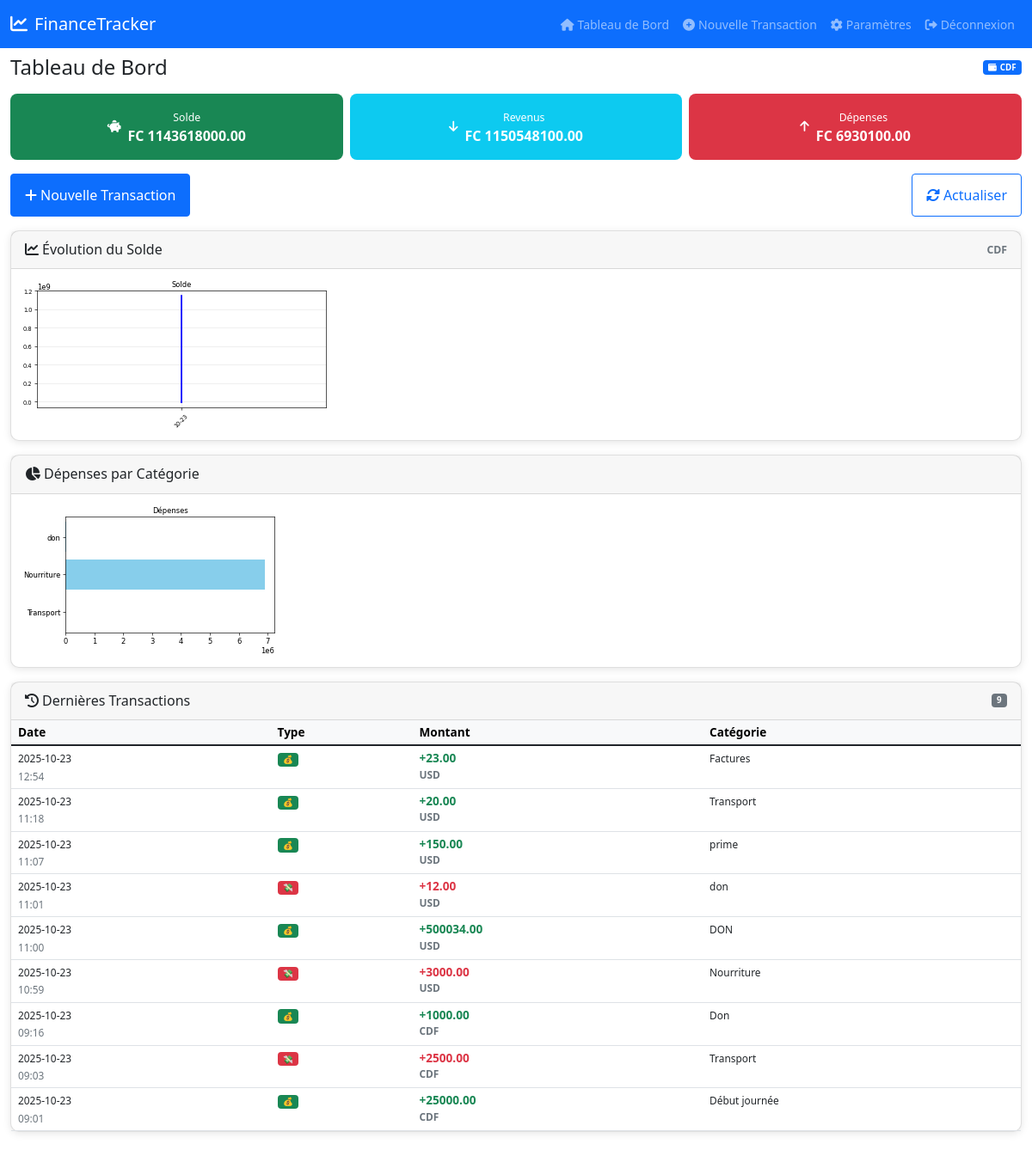
/dashboard (signed in), run on the app's committed database.
### tables this page shows
CREATE TABLE users (
            id INTEGER PRIMARY KEY AUTOINCREMENT,
            username TEXT UNIQUE NOT NULL,
            password TEXT NOT NULL,
            created_at TIMESTAMP DEFAULT CURRENT_TIMESTAMP
        , default_currency TEXT DEFAULT 'USD');

CREATE TABLE transactions (
            id INTEGER PRIMARY KEY AUTOINCREMENT,
            user_id INTEGER NOT NULL,
            amount REAL NOT NULL,
            type TEXT NOT NULL CHECK(type IN ('income', 'expense')),
            category TEXT,
            description TEXT,
            date TIMESTAMP DEFAULT CURRENT_TIMESTAMP, currency TEXT DEFAULT 'USD',
            FOREIGN KEY (user_id) REFERENCES users (id)
        );

### app.py (the view)
@app.route('/dashboard')
def dashboard():
    if 'user_id' not in session:
        return redirect('/login')
    user_id = session['user_id']
    user_currency = get_user_currency(user_id)
    conn = database.get_db_connection()
    transactions = conn.execute('SELECT amount, currency, type FROM transactions WHERE user_id = ?', (user_id,)).fetchall()
    total_income = 0
    total_expenses = 0
    for trans in transactions:
        amount_in_user_currency = convert_currency(trans['amount'], trans['currency'], user_currency)
        if trans['type'] == 'income':
            total_income += amount_in_user_currency
        else:
            total_expenses += amount_in_user_currency
    balance = total_income - total_expenses
    transactions = conn.execute('''
        SELECT * FROM transactions WHERE user_id = ? ORDER BY date DESC LIMIT 10
    ''', (user_id,)).fetchall()
    conn.close()
    graph_evolution = generate_mobile_balance_chart(user_id, user_currency)
    graph_categories = generate_mobile_expense_chart(user_id, user_currency)
    return render_template('dashboard.html',
                         balance=balance,
                         total_income=total_income,
                         total_expenses=total_expenses,
                         transactions=transactions,
                         user_currency=user_currency,
                         graph_evolution=graph_evolution,
                         graph_categories=graph_categories)

### app.py (called while the page is built)
def convert_currency(amount, from_currency, to_currency):
    if from_currency == to_currency:
        return amount
    if from_currency in EXCHANGE_RATES and to_currency in EXCHANGE_RATES[from_currency]:
        return amount * EXCHANGE_RATES[from_currency][to_currency]
    return amount

def get_user_currency(user_id):
    conn = database.get_db_connection()
    try:
        user = conn.execute('SELECT default_currency FROM users WHERE id = ?', (user_id,)).fetchone()
        return user['default_currency'] if user and user['default_currency'] else 'USD'
    except sqlite3.OperationalError:
        return 'USD'
    finally:
        conn.close()

### database.py (called while the page is built)
def get_db_connection():
    conn = sqlite3.connect('finance.db')
    conn.row_factory = sqlite3.Row
    return conn

### templates/dashboard.html (shortened to what this page needs)
{% extends "base.html" %}
{% block content %}
<div class="fade-in">
    <div class="d-flex justify-content-between align-items-center mb-3">
        <h4 class="mb-0">Tableau de Bord</h4>
        <span class="badge bg-primary">
            <i class="fas fa-wallet me-1"></i>{{ user_currency }}
        </span>
    </div>
    <div class="stats-grid">
        <div class="stats-card bg-success">
            <div class="d-flex align-items-center justify-content-center">
                <i class="fas fa-piggy-bank me-2"></i>
                <div>
                    <small>Solde</small>
                    <div class="fw-bold fs-6">
                        {% if user_currency == 'USD' %}$
                        {% elif user_currency == 'CDF' %}FC
                        {% endif %}
                        {{ "%.2f"|format(balance) }}
                    </div>
                </div>
            </div>
        </div>
        <div class="stats-card bg-info">
            <div class="d-flex align-items-center justify-content-center">
                <i class="fas fa-arrow-down me-2"></i>
                <div>
                    <small>Revenus</small>
                    <div class="fw-bold fs-6">
                        {% if user_currency == 'USD' %}$
                        {% elif user_currency == 'CDF' %}FC
                        {% endif %}
                        {{ "%.2f"|format(total_income) }}
                    </div>
                </div>
            </div>
        </div>
        <div class="stats-card bg-danger">
            <div class="d-flex align-items-center justify-content-center">
                <i class="fas fa-arrow-up me-2"></i>
                <div>
                    <small>Dépenses</small>
                    <div class="fw-bold fs-6">
                        {% if user_currency == 'USD' %}$
                        {% elif user_currency == 'CDF' %}FC
                        {% endif %}
                        {{ "%.2f"|format(total_expenses) }}
                    </div>
                </div>
            </div>
        </div>
    </div>
    <div class="row mb-3">
        <div class="col-12">
            <div class="d-grid gap-2 d-md-flex justify-content-md-between">
                <a href="{{ url_for('add_transaction') }}" class="btn btn-primary btn-mobile">
                    <i class="fas fa-plus me-1"></i>Nouvelle Transaction
                </a>
                <button onclick="refreshCharts()" class="btn btn-outline-primary btn-mobile">
                    <i class="fas fa-sync-alt me-1"></i>Actualiser
                </button>
            </div>
        </div>
    </div>
    <div class="card mb-3">
        <div class="card-header d-flex justify-content-between align-items-center">
            <h6 class="mb-0">
                <i class="fas fa-chart-line me-1"></i>Évolution du Solde
            </h6>
            <small class="text-muted">{{ user_currency }}</small>
        </div>
        <div class="card-body p-2">
            <div class="graph-container" id="evolutionChart">
                {% if graph_evolution %}
                    <img
                         alt="Évolution du solde"
                         onerror="this.style.display='none'; document.getElementById('evolutionFallback').style.display='block';">
                {% endif %}
            </div>
        </div>
    </div>
    <div class="card mb-3">
        <div class="card-header">
            <h6 class="mb-0">
                <i class="fas fa-chart-pie me-1"></i>Dépenses par Catégorie
            </h6>
        </div>
        <div class="card-body p-2">
            <div class="graph-container" id="categoriesChart">
                {% if graph_categories %}
                    <img
                         alt="Dépenses par catégorie"
                         onerror="this.style.display='none'; document.getElementById('categoriesFallback').style.display='block';">
                {% endif %}
            </div>
        </div>
    </div>
    <div class="card">
        <div class="card-header d-flex justify-content-between align-items-center">
            <h6 class="mb-0">
                <i class="fas fa-history me-1"></i>Dernières Transactions
            </h6>
            <span class="badge bg-secondary">{{ transactions|length }}</span>
        </div>
        <div class="card-body p-0">
            {% if transactions %}
                <div class="table-responsive">
                    <table class="table table-sm table-hover mb-0">
                        <thead class="table-light">
                            <tr>
                                <th class="ps-2">Date</th>
                                <th>Type</th>
                                <th>Montant</th>
                                <th class="d-none d-sm-table-cell">Catégorie</th>
                            </tr>
                        </thead>
                        <tbody>
                            {% for transaction in transactions %}
                            <tr>
                                <td class="ps-2">
                                    <small>{{ transaction.date[:10] }}</small>
                                    <br>
                                    <small class="text-muted">{{ transaction.date[11:16] }}</small>
                                </td>
                                <td>
                                    <span class="badge {% if transaction.type == 'income' %}bg-success{% else %}bg-danger{% endif %}">
                                        {{ '💰' if transaction.type == 'income' else '💸' }}
                                    </span>
                                </td>
                                <td class="{% if transaction.type == 'income' %}text-success{% else %}text-danger{% endif %} fw-bold">
                                    {{ '%+.2f'|format(transaction.amount) }}
                                    <small class="text-muted d-block">{{ transaction.currency }}</small>
                                </td>
                                <td class="d-none d-sm-table-cell">
                                    <small>{{ transaction.category or '-' }}</small>
                                </td>
                            </tr>
                            {% endfor %}
                        </tbody>
                    </table>
                </div>
            {% endif %}
        </div>
    </div>
</div>
{% endblock %}

### templates/base.html (shortened to what this page needs)
<!DOCTYPE html>
<html lang="fr">
<head>
    <link href="https://cdn.jsdelivr.net/npm/bootstrap@5.1.3/dist/css/bootstrap.min.css" rel="stylesheet">
    <link rel="stylesheet" href="https://cdnjs.cloudflare.com/ajax/libs/font-awesome/6.0.0/css/all.min.css">
    <link rel="stylesheet" href="{{ url_for('static', filename='style.css') }}">
</head>
<body>
    <nav class="navbar navbar-expand-lg navbar-dark bg-primary fixed-top">
        <div class="container-fluid">
            <a class="navbar-brand" href="{{ url_for('dashboard') }}">
                <i class="fas fa-chart-line me-2"></i>FinanceTracker
            </a>
            <div class="collapse navbar-collapse" id="navbarNav">
                {% if session.user_id %}
                <ul class="navbar-nav ms-auto">
                    <li class="nav-item">
                        <a class="nav-link" href="{{ url_for('dashboard') }}">
                            <i class="fas fa-home me-1"></i>Tableau de Bord
                        </a>
                    </li>
                    <li class="nav-item">
                        <a class="nav-link" href="{{ url_for('add_transaction') }}">
                            <i class="fas fa-plus-circle me-1"></i>Nouvelle Transaction
                        </a>
                    </li>
                    <li class="nav-item">
                        <a class="nav-link" href="{{ url_for('settings') }}">
                            <i class="fas fa-cog me-1"></i>Paramètres
                        </a>
                    </li>
                    <li class="nav-item">
                        <a class="nav-link" href="{{ url_for('logout') }}">
                            <i class="fas fa-sign-out-alt me-1"></i>Déconnexion
                        </a>
                    </li>
                </ul>
                {% endif %}
            </div>
        </div>
    </nav>
    <div class="container-fluid mt-5 pt-3">
        {% block content %}{% endblock %}
    </div>
</body>
</html>

### static/style.css (style rules this page uses)
body { font-size: 14px; padding-bottom: 60px; }
.card { border-radius: 10px; box-shadow: 0 2px 10px rgba(0,0,0,0.1); margin-bottom: 1rem; }
.card-header { font-weight: 600; padding: 0.75rem 1rem; }
.table-responsive { font-size: 0.85rem; }
.table th { white-space: nowrap; }
.btn-mobile { padding: 0.75rem 1rem; font-size: 1rem; }
.graph-container { position: relative; width: 100%; overflow-x: auto; }
.graph-container img { max-width: 100%; height: auto; }
.stats-grid { display: grid; grid-template-columns: repeat(auto-fit, minmax(150px, 1fr)); gap: 0.5rem; margin-bottom: 1rem; }
.stats-card { text-align: center; padding: 1rem; border-radius: 8px; color: white; }
.badge { font-size: 0.7em; }
.fade-in { animation: fadeIn 0.5s ease-in; }
.graph-container { -webkit-overflow-scrolling: touch; }

### data on the page
users: default_currency "CDF"
transactions: type "💰", amount "+23.00"
transactions: type "💰", amount "+20.00"
transactions: type "💰", amount "+150.00"
transactions: type "💸", amount "+12.00"
transactions: type "💰", amount "+500034.00"
transactions: type "💸", amount "+3000.00"
transactions: type "💰", amount "+1000.00"
transactions: type "💸", amount "+2500.00"
transactions: type "💰", amount "+25000.00"

### other printed values
{{ "%.2f"|format(balance) }} "1143618000.00"
{{ "%.2f"|format(total_income) }} "1150548100.00"
{{ "%.2f"|format(total_expenses) }} "6930100.00"
{{ transactions|length }} "9"
